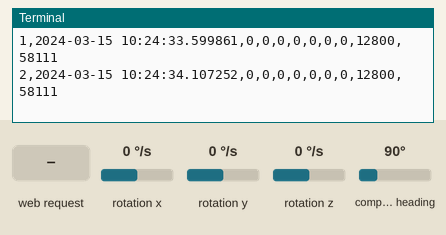
Recording of a program running on a simulated Raspberry Pi (BCM pin numbers). Parts: the last lines printed to the terminal. The inputs (shaded band) are chosen by the test bench; at power-on: compass heading 90°, rotation x 0 °/s, rotation y 0 °/s, rotation z 0 °/s. The clock reads 2024-03-15 10:24:30 at power-on unless the program sets it; threads take turns every 2 ms; library files of the repository ran but are not shown: mpu9250.py.

Above: at 4.2 s.
4.3 s: HTTP request for /accel received
At 4.52 s:
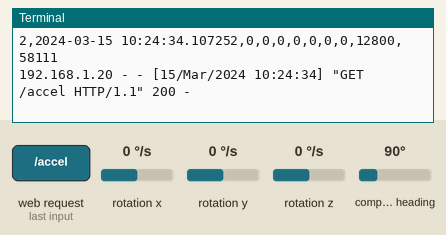
5.8 s: HTTP request for /all received
At 6.03 s:
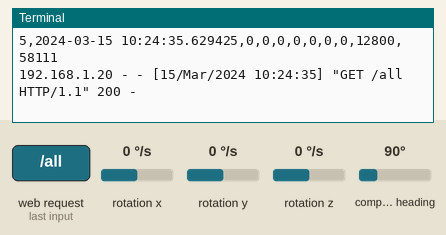
7.3 s: HTTP request for /gyro received
At 7.54 s:
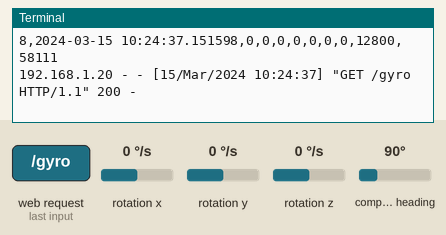
8.8 s: HTTP request for /mag received
At 9.05 s:
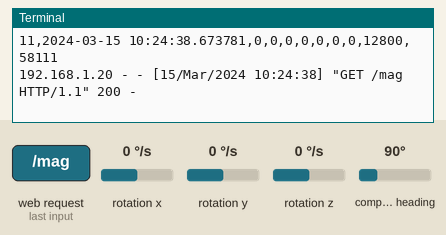
10.3 s: HTTP request for / received
At 10.56 s:
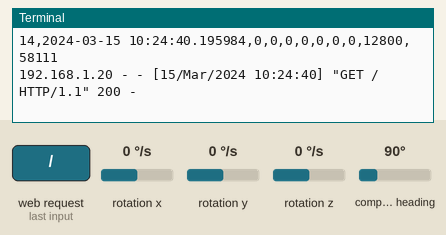
11.8 s: compass heading set to 7°
At 11.8 s:
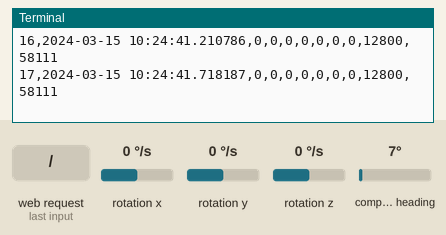
Timing chart, 0 to 14.3 s (numbered marks = the images above; inputs shaded):
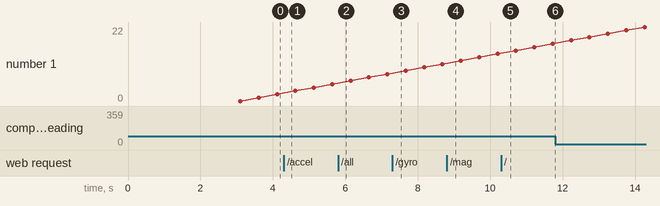

Measured:
- after the input at 4.3 s, the terminal: prints a new line at once (image 1)
- after the input at 5.8 s, the terminal: prints a new line at once (image 2)
- after the input at 7.3 s, the terminal: prints a new line at once (image 3)
- after the input at 8.8 s, the terminal: prints a new line at once (image 4)
- after the input at 10.3 s, the terminal: prints a new line at once (image 5)

The program:

sensorLog.py
```python
# Sensor data logging tool for Raspberry Pi
# dmitryelj@gmail.com
#
# This version support MPU9250 (accel, gyro, mag) and BMP280 (baro)

import math
import datetime, time
import sys, os, threading, socket
import argparse
import SimpleHTTPServer
import SocketServer

is_raspberry = os.name != "nt" and os.uname()[0] == "Linux"

# Sensor select
sensor1 = None
sensor2 = None
if is_raspberry:
    from mpu9250 import mpu9250
    sensor1 = mpu9250()

# Web server to access data
PORT_NUMBER = 8000
httpd = None

def readData():
    if is_raspberry:
        # 3x accelerometer, 3x gyro, 3x magnetometer, 1x temperature
        #data = sensor.read_all()
        tempOut, ax,ay,az, gx,gy,gz, mx,my,mz = sensor1.read_all()
        # Grab the X, Y, Z components from the reading and print them out.
        return ax,ay,az, gx,gy,gz, mx,my,mz
    else:
        # Simulation only, for testing
        return 0,0,0, 1,1,1, 2,2,2

def getIPAddress():
    try:
        if os.name == "nt":
          hostname = socket.gethostname()
          return socket.gethostbyname(hostname)
        else:
          s = socket.socket(socket.AF_INET, socket.SOCK_DGRAM)
          s.connect(("8.8.8.8", 80))
          return s.getsockname()[0]
    except:
        return "-"

if __name__ == "__main__":
    print "Sensor data logging tool for Raspberry Pi v0.1b"
    print "Run:\npython sensorLog.py [--delay_ms=100] [--data=accel|gyro|mag|baro]"
    print ""

    # Recording parameters
    parser = argparse.ArgumentParser()
    parser.add_argument("--delay_ms", dest="delay_ms", default="500")
    parser.add_argument("--data", dest="data", default="all")
    args = parser.parse_args()
    delay_ms = int(args.delay_ms)
    data_type = args.data

    # HTTP server to access log files
    def httpServerFunc():
        global httpd
        try:
            httpd.serve_forever()
        except KeyboardInterrupt:
            pass
        httpd.server_close()

    print "Http server starting. Use http://{}:{} to access your logs.\n".format(getIPAddress(), PORT_NUMBER)
    HTTPHandler = SimpleHTTPServer.SimpleHTTPRequestHandler
    httpd = SocketServer.TCPServer(("", PORT_NUMBER), HTTPHandler)
    serverThread = threading.Thread(target=httpServerFunc)
    serverThread.start()

    # Log files pattern
    def getFileName(dt):
        return dt.strftime('%Y-%m-%d.txt')

    index = 0
    # Get last index from log file
    try:
        fh = open(getFileName(), "r")
        data = fh.readlines()
        if len(data) > 0:
            last = data[-1]
            # 12,2018-01-26 16:26:34,0,0,0 => 12
            index_last = last.split(",")[0]
            index = int(index_last) + 10
    except Exception, e:
        pass # print "Cannot read last index: %s" % str(e)
    # print "Last index found: %d" % index

    # Start logging
    try:
        str_buf = ""
        print "Sensor data:"
        while True:
            now = datetime.datetime.now()
            timestamp = now.strftime('%Y-%m-%d %H:%M:%S.%f')
            if now.hour == 0 and now.minute == 0 and now.second == 0:
                # Save previous buffer for last day
                if len(str_buf) > 0:
                    with open(getFileName(now - datetime.timedelta(seconds=5)), "a") as myfile:
                        myfile.write(str_buf)
                        str_buf = ""

                # new day started, reset index
                index = 0

            accel_x, accel_y, accel_z, gyro_x, gyro_y, gyro_z, mag_x, mag_y, mag_z = readData()
            str_data = "{},{}".format(index, timestamp)
            if "accel" in data_type or "all" in data_type:
                str_data += ",{},{},{}".format(accel_x, accel_y, accel_z)
            if "gyro" in data_type or "all" in data_type:
                str_data += ",{},{},{}".format(gyro_x, gyro_y, gyro_z)
            if "mag" in data_type or "all" in data_type:
                str_data += ",{},{},{}".format(mag_x, mag_y, mag_z)
            print str_data

            # Add to buffer (write with blocks to save memory card life)
            str_buf += str_data + '\n'
            if index > 0 and index % 100 == 0:
                # Save log
                filename = getFileName(now)
                with open(filename, "a") as myfile:
                    myfile.write(str_buf)
                    str_buf = ""
                    print "%s saved" % filename

            index += 1
            time.sleep(delay_ms*0.001)

    except KeyboardInterrupt:
        pass

    httpd.shutdown()

    print "Done"
```
